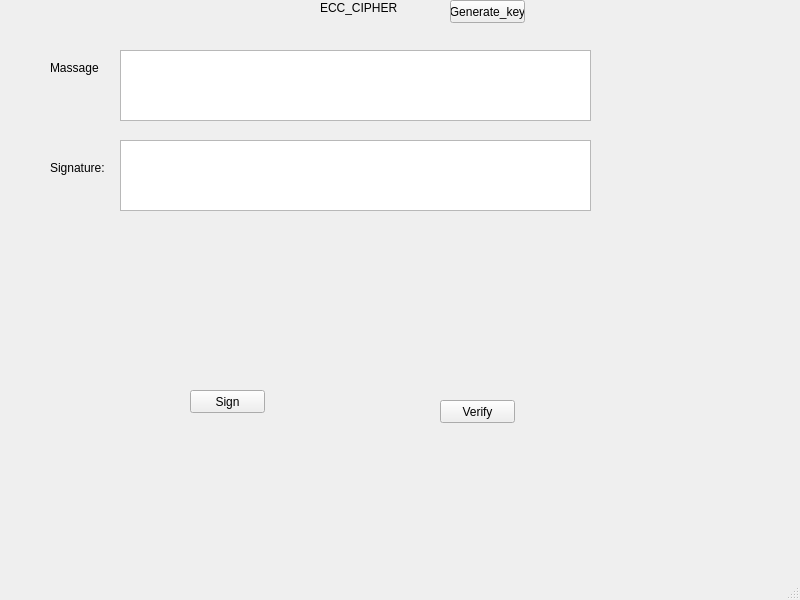
<?xml version="1.0" encoding="UTF-8"?>
<ui version="4.0">
 <class>MainWindow</class>
 <widget class="QMainWindow" name="MainWindow">
  <property name="geometry">
   <rect>
    <x>0</x>
    <y>0</y>
    <width>800</width>
    <height>600</height>
   </rect>
  </property>
  <property name="windowTitle">
   <string>MainWindow</string>
  </property>
  <widget class="QWidget" name="centralwidget">
   <widget class="QLabel" name="label">
    <property name="geometry">
     <rect>
      <x>320</x>
      <y>0</y>
      <width>91</width>
      <height>16</height>
     </rect>
    </property>
    <property name="text">
     <string>ECC_CIPHER</string>
    </property>
   </widget>
   <widget class="QLabel" name="label_2">
    <property name="geometry">
     <rect>
      <x>50</x>
      <y>60</y>
      <width>71</width>
      <height>16</height>
     </rect>
    </property>
    <property name="text">
     <string>Massage</string>
    </property>
   </widget>
   <widget class="QLabel" name="label_3">
    <property name="geometry">
     <rect>
      <x>50</x>
      <y>160</y>
      <width>61</width>
      <height>16</height>
     </rect>
    </property>
    <property name="text">
     <string>Signature:</string>
    </property>
   </widget>
   <widget class="QPushButton" name="btnSign">
    <property name="geometry">
     <rect>
      <x>190</x>
      <y>390</y>
      <width>75</width>
      <height>23</height>
     </rect>
    </property>
    <property name="text">
     <string>Sign</string>
    </property>
   </widget>
   <widget class="QPushButton" name="btnVerify">
    <property name="geometry">
     <rect>
      <x>440</x>
      <y>400</y>
      <width>75</width>
      <height>23</height>
     </rect>
    </property>
    <property name="text">
     <string>Verify</string>
    </property>
   </widget>
   <widget class="QPushButton" name="btnGenerate_2">
    <property name="geometry">
     <rect>
      <x>450</x>
      <y>0</y>
      <width>75</width>
      <height>23</height>
     </rect>
    </property>
    <property name="text">
     <string>Generate_key</string>
    </property>
   </widget>
   <widget class="QTextEdit" name="txtMessage">
    <property name="geometry">
     <rect>
      <x>120</x>
      <y>50</y>
      <width>471</width>
      <height>71</height>
     </rect>
    </property>
   </widget>
   <widget class="QTextEdit" name="txtSignature">
    <property name="geometry">
     <rect>
      <x>120</x>
      <y>140</y>
      <width>471</width>
      <height>71</height>
     </rect>
    </property>
   </widget>
  </widget>
  <widget class="QMenuBar" name="menubar">
   <property name="geometry">
    <rect>
     <x>0</x>
     <y>0</y>
     <width>800</width>
     <height>21</height>
    </rect>
   </property>
  </widget>
  <widget class="QStatusBar" name="statusbar"/>
 </widget>
 <resources/>
 <connections/>
</ui>
